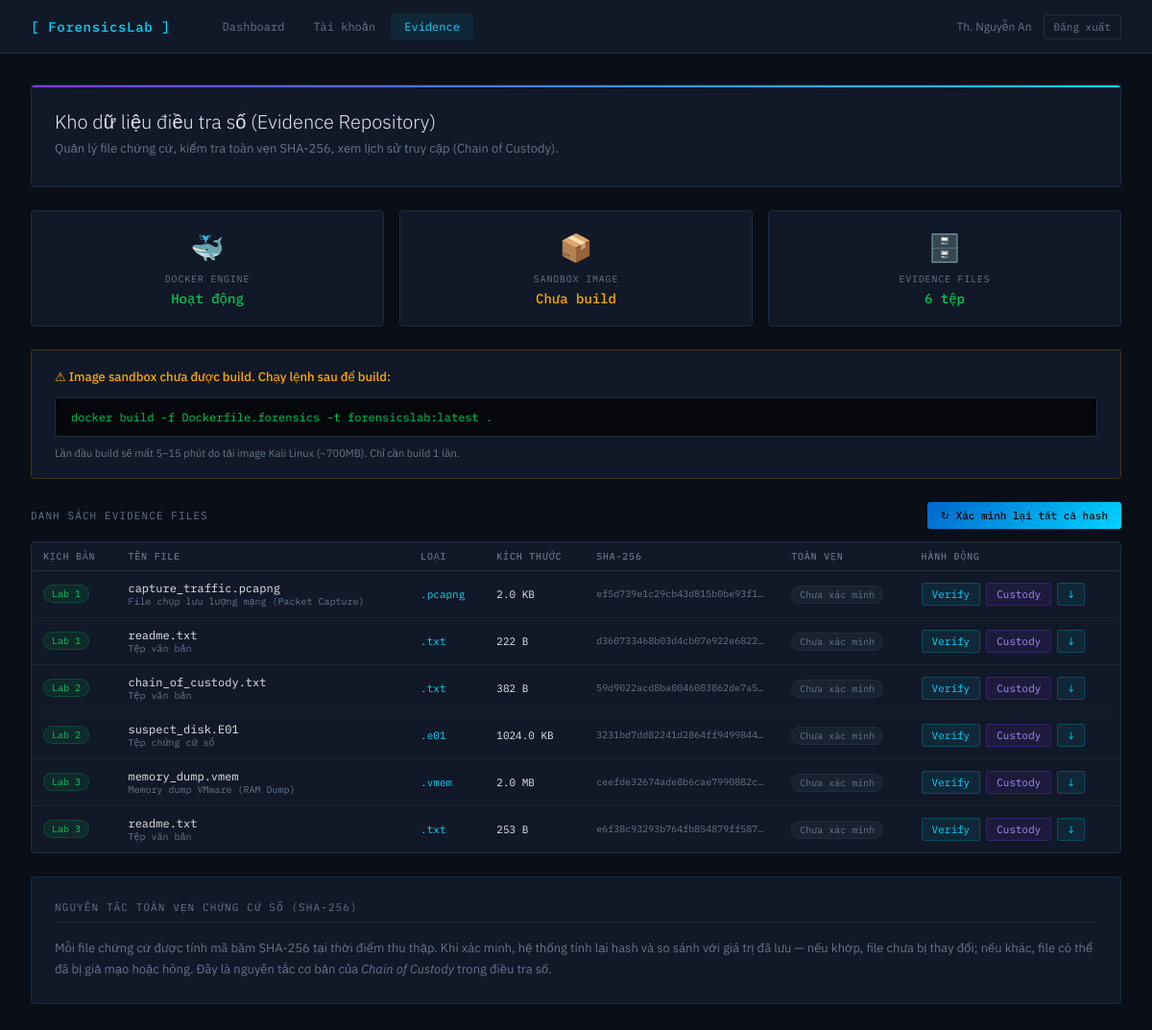
Screenshot of /teacher/evidence (signed in) with the database file from the repository.
### tables this page shows
CREATE TABLE evidence_files (
                id INTEGER PRIMARY KEY,
                scenario_id INTEGER,
                filename TEXT,
                filepath TEXT,
                sha256 TEXT,
                size INTEGER,
                file_type TEXT,
                description TEXT,
                uploaded_at TEXT,
                uploaded_by INTEGER,
                FOREIGN KEY (scenario_id) REFERENCES scenarios(id) ON DELETE CASCADE
            );

### app.py (the view)
@app.route('/teacher/evidence')
def teacher_evidence():
    if session.get('role') != 'teacher':
        return redirect(url_for('dashboard'))
    conn = get_db()
    scenarios = conn.execute("SELECT * FROM scenarios").fetchall()
    files = conn.execute("""
        SELECT ef.*, s.title as scenario_title
        FROM evidence_files ef
        JOIN scenarios s ON ef.scenario_id = s.id
        ORDER BY ef.scenario_id, ef.id
    """).fetchall()
    return render_template('evidence_manager.html', scenarios=scenarios, files=files,
                           docker_available=sandbox_manager.is_docker_available(),
                           image_ready=sandbox_manager.is_image_available())

### app.py (called while the page is built)
def get_db():
    db = getattr(g, '_database', None)
    if db is None:
        db = g._database = sqlite3.connect(DB)
        db.row_factory = sqlite3.Row
        db.execute("PRAGMA foreign_keys = ON;")
    return db

@app.teardown_appcontext
def close_connection(exception):
    db = getattr(g, '_database', None)
    if db is not None:
        db.close()

### sandbox_manager.py (called while the page is built, shortened)
def get_docker_client():
    global _client
    return _client

def is_docker_available():
    return get_docker_client() is not None

def is_image_available():
    client = get_docker_client()
    if not client:
        return False
    try:
        client.images.get(FORENSICS_IMAGE)
        return True
    except docker.errors.ImageNotFound:
        return False

### templates/evidence_manager.html (shortened to what this page needs)
{% extends 'base.html' %}
{% block navbar %}
<nav class="navbar">
  <span class="brand">[ ForensicsLab ]</span>
  <div class="nav-links">
    <a href="/dashboard" class="nav-link">Dashboard</a>
    <a href="/accounts" class="nav-link">Tài khoản</a>
    <a href="/teacher/evidence" class="nav-link active">Evidence</a>
  </div>
  <div class="nav-right">
    <span>{{ session.fullname }}</span>
    <a href="/logout" class="logout">Đăng xuất</a>
  </div>
</nav>
{% endblock %}
{% block content %}
<div class="content">
  <div class="em-header">
    <div class="em-title">Kho dữ liệu điều tra số (Evidence Repository)</div>
    <div style="font-size:13px;color:var(--muted);margin:.4rem 0">
      Quản lý file chứng cứ, kiểm tra toàn vẹn SHA-256, xem lịch sử truy cập (Chain of Custody).
    </div>
  </div>
  <div class="infra-grid">
    <div class="infra-card">
      <div class="infra-icon">🐳</div>
      <div class="infra-label">Docker Engine</div>
      <div class="infra-value {% if docker_available %}status-ok{% else %}status-err{% endif %}">
        {% if docker_available %}Hoạt động{% else %}Không kết nối{% endif %}
      </div>
    </div>
    <div class="infra-card">
      <div class="infra-icon">📦</div>
      <div class="infra-label">Sandbox Image</div>
      <div class="infra-value {% if image_ready %}status-ok{% else %}status-warn{% endif %}">
        {% if image_ready %}forensicslab:latest{% else %}Chưa build{% endif %}
      </div>
    </div>
    <div class="infra-card">
      <div class="infra-icon">🗄️</div>
      <div class="infra-label">Evidence Files</div>
      <div class="infra-value status-ok">{{ files|length }} tệp</div>
    </div>
  </div>
  {% if docker_available and not image_ready %}
  <div class="docker-build-panel">
    <div style="font-size:13px;color:var(--warning);font-weight:500;margin-bottom:.4rem;">
      ⚠ Image sandbox chưa được build. Chạy lệnh sau để build:
    </div>
    <div class="code-block">docker build -f Dockerfile.forensics -t forensicslab:latest .</div>
    <div style="font-size:11px;color:var(--muted);margin-top:.6rem;">
      Lần đầu build sẽ mất 5–15 phút do tải image Kali Linux (~700MB). Chỉ cần build 1 lần.
    </div>
  </div>
  {% endif %}
  <div style="display:flex;justify-content:space-between;align-items:center;margin-bottom:.8rem;">
    <div class="panel-title" style="margin:0;border:none;padding:0;">Danh sách Evidence Files</div>
    <button class="btn" onclick="rebuildHashes()" style="font-size:11px;padding:7px 14px;">
      ↻ Xác minh lại tất cả hash
    </button>
  </div>
  <div class="evidence-table-wrap">
    <table>
      <thead>
        <tr>
          <th>Kịch bản</th>
          <th>Tên file</th>
          <th>Loại</th>
          <th>Kích thước</th>
          <th>SHA-256</th>
          <th>Toàn vẹn</th>
          <th>Hành động</th>
        </tr>
      </thead>
      <tbody>
        {% for f in files %}
        <tr class="ev-row" id="ev-row-{{ f.id }}">
          <td>
            <span class="badge b-basic">Lab {{ f.scenario_id }}</span>
          </td>
          <td style="font-family:'IBM Plex Mono',monospace;font-size:12px;">
            {{ f.filename }}
            <div style="font-size:10px;color:var(--muted);">{{ f.description }}</div>
          </td>
          <td>
            <span style="font-family:'IBM Plex Mono',monospace;font-size:11px;color:var(--accent);">
              .{{ f.file_type }}
            </span>
          </td>
          <td style="font-family:'IBM Plex Mono',monospace;font-size:11px;">
            {% if f.size > 1048576 %}
              {{ "%.1f"|format(f.size/1048576) }} MB
            {% elif f.size > 1024 %}
              {{ "%.1f"|format(f.size/1024) }} KB
            {% else %}
              {{ f.size }} B
            {% endif %}
          </td>
          <td class="hash-cell" title="{{ f.sha256 }}">{{ f.sha256[:32] }}...</td>
          <td id="integrity-{{ f.id }}">
            <span class="integrity-badge integrity-unknown">Chưa xác minh</span>
          </td>
          <td>
            <div style="display:flex;gap:6px;flex-wrap:wrap;">
              <button class="verify-btn" onclick="verifyFile({{ f.id }})">Verify</button>
              <button class="custody-btn" onclick="showCustody({{ f.id }}, '{{ f.filename }}')">Custody</button>
              <a href="/api/evidence/download/{{ f.id }}" class="verify-btn" style="text-decoration:none;">↓</a>
            </div>
          </td>
        </tr>
        {% endfor %}
      </tbody>
    </table>
  </div>
  <div class="panel" style="border-color:rgba(0,212,255,.1);">
    <div class="panel-title">Nguyên tắc toàn vẹn chứng cứ số (SHA-256)</div>
    <div style="font-size:13px;color:var(--muted);line-height:1.7;">
      Mỗi file chứng cứ được tính mã băm SHA-256 tại thời điểm thu thập. Khi xác minh,
      hệ thống tính lại hash và so sánh với giá trị đã lưu — nếu khớp, file chưa bị thay đổi;
      nếu khác, file có thể đã bị giả mạo hoặc hỏng. Đây là nguyên tắc cơ bản của <em>Chain of Custody</em> trong điều tra số.
    </div>
  </div>
</div>
{% endblock %}

### static/css/style.css (style rules this page uses)
* { box-sizing: border-box; margin: 0; padding: 0; }
:root { --bg: #0a0e17; --surface: #111827; --surface2: #0f172a; --border: #1e2d40; --accent: #00d4ff; --accent2: #0066cc; --text: #e2e8f0; --muted: #64748b; --success: #00c853; --warning: #ffab00; --danger: #ff4444; }
body { background: var(--bg); color: var(--text); font-family: 'IBM Plex Sans', sans-serif; min-height: 100vh; }
.navbar { background: var(--surface); border-bottom: 1px solid var(--border); padding: 0 2rem; display: flex; align-items: center; height: 56px; gap: 1rem; }
.brand { font-family: 'IBM Plex Mono', monospace; font-size: 14px; color: var(--accent); font-weight: 500; letter-spacing: .05em; text-decoration: none; }
.nav-links { display: flex; gap: 2px; margin-left: 1.5rem; }
.nav-link { padding: 6px 14px; border-radius: 3px; font-size: 12px; color: var(--muted); cursor: pointer; text-decoration: none; font-family: 'IBM Plex Mono', monospace; transition: .15s; }
.nav-link:hover, .nav-link.active { color: var(--accent); background: rgba(0, 212, 255, .08); }
.nav-right { margin-left: auto; display: flex; align-items: center; gap: 12px; font-size: 12px; color: var(--muted); }
.logout { padding: 5px 10px; border: 1px solid var(--border); border-radius: 3px; background: transparent; color: var(--muted); font-size: 11px; cursor: pointer; font-family: 'IBM Plex Mono', monospace; text-decoration: none; transition: 0.15s; }
.content { padding: 2rem; max-width: 1200px; margin: 0 auto; }
.panel { background: var(--surface); border: 1px solid var(--border); border-radius: 4px; padding: 1.5rem; margin-bottom: 1.5rem; position: relative; overflow: hidden; }
.panel-title { font-size: 11px; color: var(--muted); text-transform: uppercase; letter-spacing: .1em; font-family: 'IBM Plex Mono', monospace; margin-bottom: 1rem; padding-bottom: .5rem; border-bottom: 1px solid var(--border); }
.btn { display: inline-block; padding: 9px 20px; background: linear-gradient(135deg, var(--accent2), var(--accent)); border: none; border-radius: 3px; color: #000; font-size: 12px; font-weight: 500; cursor: pointer; font-family: 'IBM Plex Mono', monospace; white-space: nowrap; text-decoration: none; transition: .15s; }
.badge { font-size: 10px; padding: 2px 8px; border-radius: 20px; font-family: 'IBM Plex Mono', monospace; display: inline-block; }
.b-basic { background: rgba(0, 200, 83, .1); color: var(--success); border: 1px solid rgba(0, 200, 83, .2); }
table { width: 100%; border-collapse: collapse; font-size: 13px; }
th { text-align: left; padding: 8px 12px; font-size: 10px; font-weight: 500; color: var(--muted); font-family: 'IBM Plex Mono', monospace; text-transform: uppercase; letter-spacing: .08em; border-bottom: 1px solid var(--border); }
td { padding: 10px 12px; border-bottom: 1px solid rgba(30, 45, 64, .5); }
tr:last-child td { border-bottom: none; }

### rows the page displays
evidence_files: scenario_id "1", filename "capture_traffic.pcapng", description "File chụp lưu lượng mạng (Packet Capture)", file_type "pcapng", f.size/1024 "2.0", sha256 "ef5d739e1c29cb43d815b0be93f1…"
evidence_files: scenario_id "1", filename "readme.txt", description "Tệp văn bản", file_type "txt", size "222", sha256 "d360733468b03d4cb07e922e6822…"
evidence_files: scenario_id "2", filename "chain_of_custody.txt", description "Tệp văn bản", file_type "txt", size "382", sha256 "59d9022acd8ba0046083862de7a5…"
evidence_files: scenario_id "2", filename "suspect_disk.E01", description "Tệp chứng cứ số", file_type "e01", f.size/1024 "1024.0", sha256 "3231bd7dd82241d2864ff9499844…"
evidence_files: scenario_id "3", filename "memory_dump.vmem", description "Memory dump VMware (RAM Dump)", file_type "vmem", f.size/1048576 "2.0", sha256 "ceefde32674ade8b6cae7990882c…"
evidence_files: scenario_id "3", filename "readme.txt", description "Tệp văn bản", file_type "txt", size "253", sha256 "e6f38c93293b764fb854879ff587…"

### other values shown
{{ session.fullname }} "Th. Nguyễn An"
{{ files|length }} "6"
